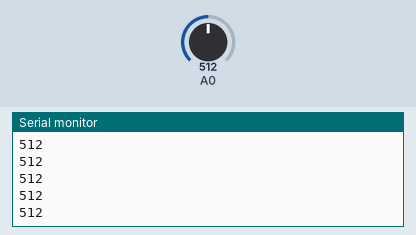
Recording of a sketch running on a simulated Arduino Uno, built with avr-gcc and run on an emulated ATmega328P. Parts: the last lines printed to the serial monitor. The test bench sets the inputs (shaded band); at power-on: A0 = 512.

Above: at 1.2 s.
1.3 s: A0 set to 716
At 1.31 s:
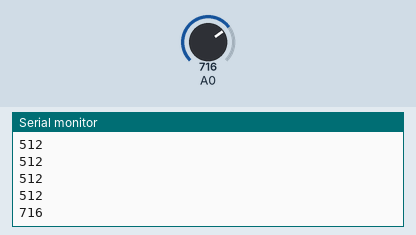
2.8 s: A0 set to 900
At 2.81 s:
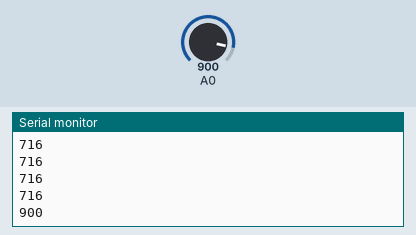
Timing chart, 0 to 5.8 s (numbered marks = the images above; inputs shaded):
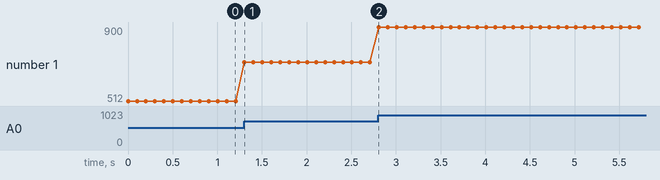

Measured:
- after the input at 1.3 s, the serial monitor: prints a new line at once (image 1)
- after the input at 2.8 s, the serial monitor: prints a new line at once (image 2)
- plotted number 1: 512 → 716 after the input at 1.3 s, 716 → 900 after the input at 2.8 s

The sketch:

simple_sketch.ino
```cpp
#include <Wire.h>
float V = 0.0;
int fs = 10;

// Reading value from analog input

void setup(void)
{
  Serial.begin(9600);
}

void loop(void)
{
  int sensorValue = analogRead(A0);
  Serial.println(sensorValue);
  delay(1000/fs);
}
```
